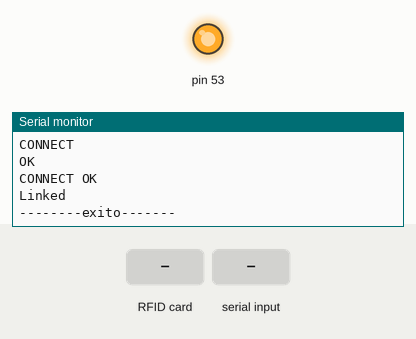
Simulated run of this sketch. Board: Arduino Mega 2560, built with avr-gcc and run on an emulated ATmega2560. On the bench: output pins drawn as LEDs (lit = HIGH), the last lines printed to the serial monitor. The inputs (shaded band) are chosen by the test bench. The modem accepts every AT command (registered, SIM ready, sends succeed) and sends nothing else.

Above: at 10.2 s.
10.3 s: RFID card 5E 7A 19 C4 held to the reader
At 12.2 s:
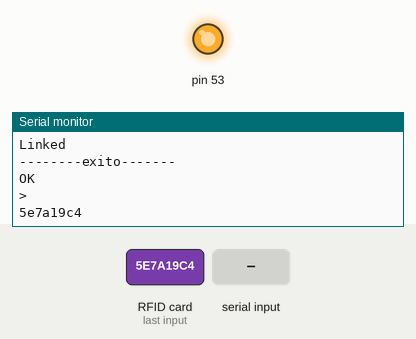
12.8 s: "a" received over the second serial link
At 14.2 s:
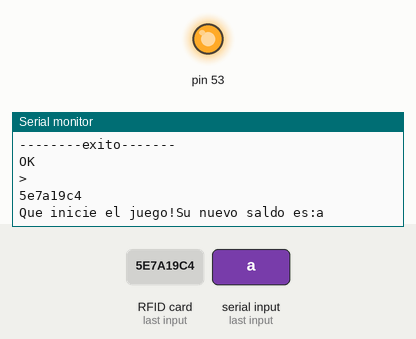
15.3 s: "b" received over the second serial link
At 17.4 s:
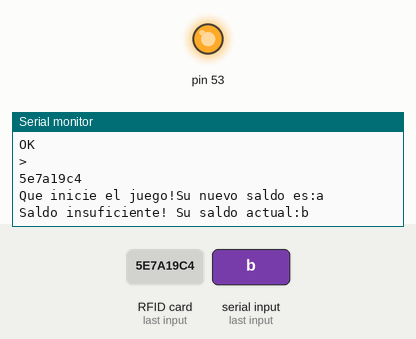
17.8 s: "c" received over the second serial link
At 19.4 s:
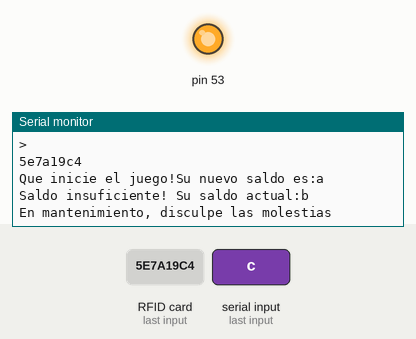

Measured:
- after the input at 10.3 s, the serial monitor: prints a new line after 1.0 s (image 1)
- after the input at 12.8 s, the serial monitor: prints a new line after 1.0 s (image 2)
- after the input at 15.3 s, the serial monitor: prints a new line after 1.0 s (image 3)
- after the input at 17.8 s, the serial monitor: prints a new line after 1.0 s (image 4)

The sketch:

AG4.ino
```cpp
//========= oficial ==================
#include "SoftwareSerial.h" //wifi
#include <SPI.h>//rfid
#include <MFRC522.h>//rfid

SoftwareSerial Serial2(3, 4); // RX, TX //wifi esp8266
String msg;//recibe la respuesta del wifi en loop
String msg2;//string temporal para respuesta devuelta en respuestaWifi

#define RST_PIN  9    //Pin 9 para el reset del RC522
#define SS_PIN  10   //Pin 10 para el SS (SDA) del RC522
MFRC522 mfrc522(SS_PIN, RST_PIN); //Creamos el objeto para el RC522

String tarjetaRfid;
byte ActualUID[4]; //almacenará el código del Tag leído

void setup() {
  // put your setup code here, to run once:
  iniciarMonitorPc();
  iniciarComuWifi();
  iniciarRfid();
  conectarRed();
}

void loop() {
  // put your main code here, to run repeatedly:
  if (Serial2.available()){
     msg = Serial2.readString();
     procesarMensaje(msg);
     //Serial.println(msg);
  }

  if ( mfrc522.PICC_IsNewCardPresent()){
     procesarTarjeta();
  }

   //if (Serial.available()){
    //char a = Serial.read();
    //Serial2.print(a);
  //}
}

void iniciarMonitorPc(){
  Serial.begin(115200); //Iniciar el monitor serial
}

void iniciarComuWifi(){
  Serial2.begin(115200);
  while (!Serial2) {
    ; // wait for serial port to connect. Needed for native USB port only
  }
}

void conectarRed(){
    delay(2000);
    Serial.println("Iniciando conexion de wifi");
    Serial.println("-------DESCONECTAR DE CUALQUIER RED--------");
    Serial2.write("AT+CWQAP\r\n"); //desconectar de cualquier red
    msg2 = respuestaWifi();
    Serial.println(msg2);
    Serial.println("--------exito-------");

    Serial.println("-------ESTABLECER IP--------");
    Serial2.write("AT+CIPSTA=\"192.168.1.12\"\r\n"); //establece el ip
    msg2 = respuestaWifi();
    Serial.println(msg2);
    Serial.println("--------exito-------");

    Serial.println("-------CONECTAR A ROUTER--------");
    Serial2.write("AT+CWJAP=\"FAMILY\",\"mitzi1513\"\r\n"); //se conecta a la red
    msg2 = respuestaWifi();
    Serial.println(msg2);
    Serial.println("--------exito-------");
    delay(3000);
    Serial.println("-------CONECTAR A SERVIDOR TCP--------");
    Serial2.write("AT+CIPSTART=\"TCP\",\"192.168.1.4\",2828\r\n"); //me conecto al servidor
    msg2 = respuestaWifi();
    Serial.println(msg2);
    Serial.println("--------exito-------");

}

String respuestaWifi(){
      int bandera=0;
      while (bandera == 0){
          if (Serial2.available()){
              msg = Serial2.readString();
              Serial.println(msg);
              bandera=1;
          }
      }
      return msg;
}
boolean seEncuentra(String cad1,String cadBuscar){
    int pos=cad1.indexOf(cadBuscar);
    if (pos>=0) {
        return true;
    } else{
      return false;
    }
}

String splitCasero(String cadena, String delimitador, int nroElemento){

    int commaIndex = cadena.indexOf(delimitador);
    int secondCommaIndex = cadena.indexOf(delimitador, commaIndex+1);
    String firstValue = cadena.substring(0, commaIndex);
    String secondValue = cadena.substring(commaIndex+1, secondCommaIndex);
    String thirdValue = cadena.substring(secondCommaIndex+1); //To the end of the string

    if (nroElemento==0){
      return firstValue;
    }
    else{
      if (nroElemento==1){
          return secondValue;
       }
       else{
          return thirdValue;
       }
    }

}

void procesarMensaje(String msg3){
    String cod = splitCasero(msg3, ":", 1);
    if (cod=="a"){
        String saldo = splitCasero(msg3, ":", 2);
        Serial.println("Que inicie el juego!Su nuevo saldo es:"+saldo);
    }
    else{
        if (cod=="b"){
          String saldo = splitCasero(msg3, ":", 2);
          Serial.println("Saldo insuficiente! Su saldo actual:"+saldo);
        } else{
              if (cod=="c"){
              Serial.println("En mantenimiento, disculpe las molestias");
              } else{
                    if (cod=="d"){
                    Serial.println("Tarjeta no registrada...");
                    }
              }
        }
    }
}

void iniciarRfid(){
  SPI.begin();        //Iniciamos el Bus SPI
  mfrc522.PCD_Init(); // Iniciamos  el MFRC522
  Serial.println("LECTOR RFID INICIADO");
}

void procesarTarjeta(){
       if ( mfrc522.PICC_ReadCardSerial()){
             for (byte i = 0; i < mfrc522.uid.size; i++) {
                     //Serial.print(mfrc522.uid.uidByte[i], HEX);
                     ActualUID[i]=(mfrc522.uid.uidByte[i]);
             }
             tarjetaRfid =  String(ActualUID[0], HEX) + String(ActualUID[1], HEX) + String(ActualUID[2], HEX) + String(ActualUID[3], HEX);
             enviarServer(tarjetaRfid);
             Serial.println(tarjetaRfid);
             // Terminamos la lectura de la tarjeta  actual
             mfrc522.PICC_HaltA();
       }
}

void enviarServer(String mensaje){
  String stringLength="AT+CIPSEND=";
  stringLength +=String(mensaje.length());
  stringLength +="\r\n";
  Serial2.print(stringLength);
  msg2 = respuestaWifi();
  Serial2.print(mensaje+"\r\n");
  //msg2 = respuestaWifi(); //aca hay un problema porque intercepto el mensaje de ok de enviado y tambien intercepto la respuesta!! eso tendria que ver como capturar una linea o una respuesta a la vez
}
```
